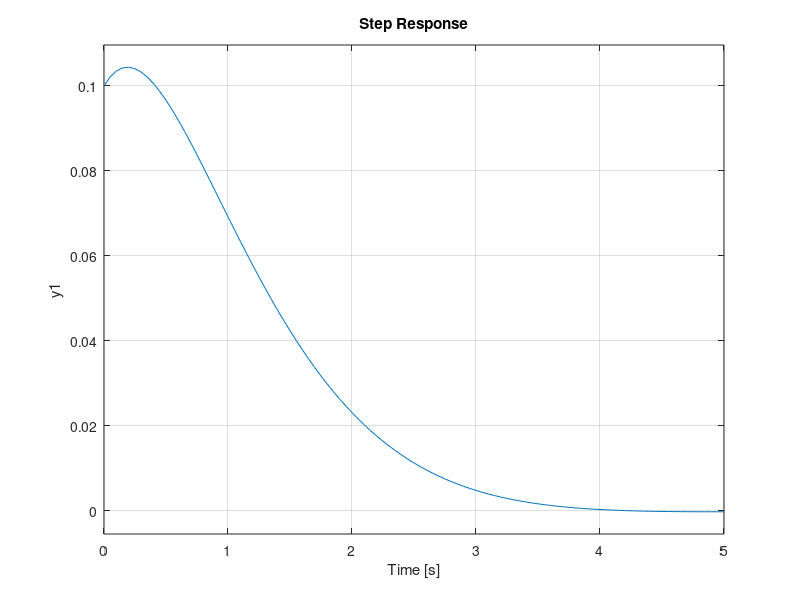

MATLAB code to generate this figure:
clc;clear

m = 1;
b = 2.5;
k = 2;
x0 = 0.1;
v0 = 0.05;

num = [m*x0 m*v0+b*x0 0]
den = [m b k]

sys = tf(num,den)

step(sys)
grid on
